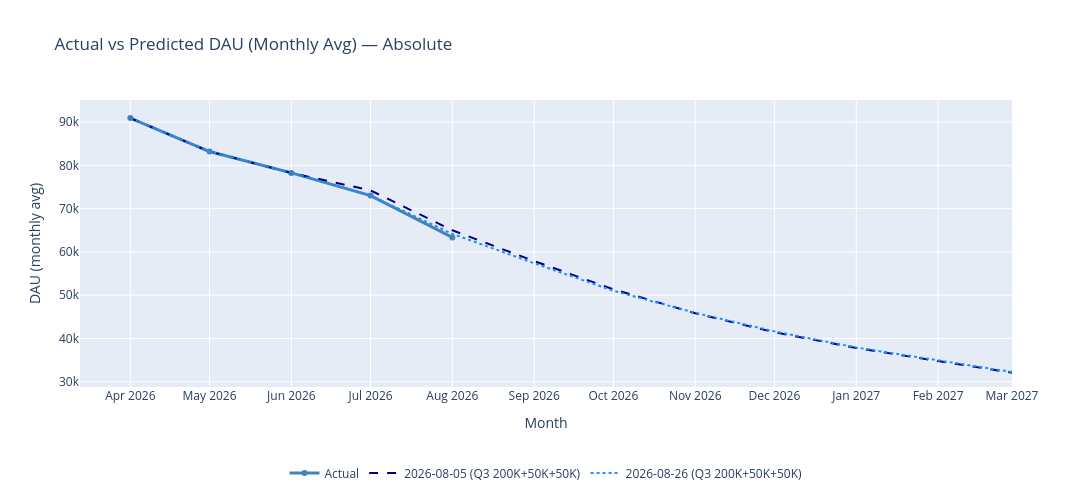
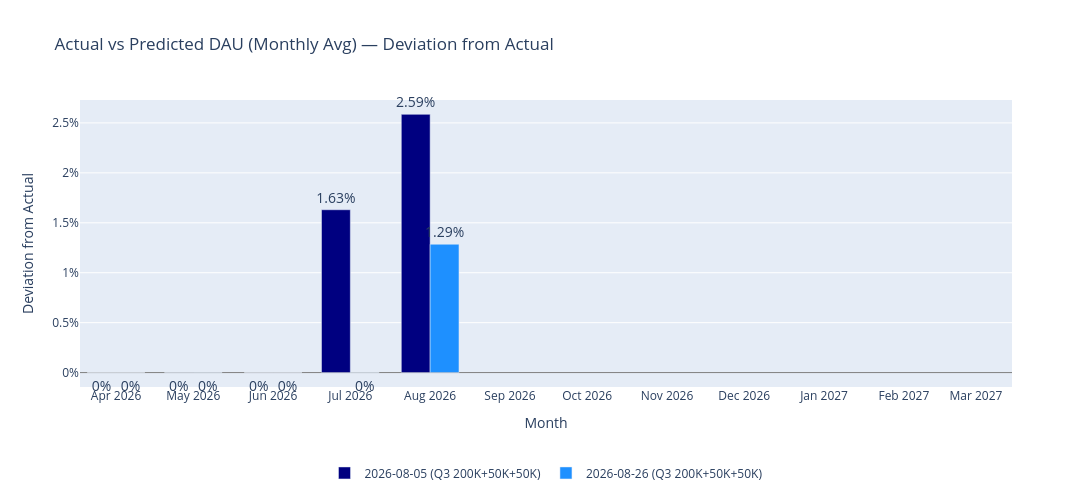

These figures' notebook cell, in order:
### Code cell
chart_actual_vs_predictions(actual_monthly_dau, prediction_series, start='2026-04-01', end='2027-03-31')

### Figure 1 — Plotly figure (JSON) as saved in the notebook; plotly's stock layout.template omitted (floating-point values rounded to 4 significant figures)
{"data": [{"hovertemplate": "Month: %{x|%Y-%m}<br>Actual: %{y:,.0f}<extra></extra>", "line": {"color": "steelblue", "width": 3}, "mode": "lines+markers", "name": "Actual", "type": "scatter", "x": ["2026-04-01T00:00:00.000000000", "2026-05-01T00:00:00.000000000", "2026-06-01T00:00:00.000000000", "2026-07-01T00:00:00.000000000", "2026-08-01T00:00:00.000000000"], "y": [90900.0, 83180.0, 78250.0, 73010.0, 63360.0]}, {"hovertemplate": "Month: %{x|%Y-%m}<br>2026-08-05 (Q3 200K+50K+50K): %{y:,.0f}<extra></extra>", "line": {"color": "navy", "dash": "dash"}, "mode": "lines", "name": "2026-08-05 (Q3 200K+50K+50K)", "type": "scatter", "x": ["2026-04-01T00:00:00.000000000", "2026-05-01T00:00:00.000000000", "2026-06-01T00:00:00.000000000", "2026-07-01T00:00:00.000000000", "2026-08-01T00:00:00.000000000", "2026-09-01T00:00:00.000000000", "2026-10-01T00:00:00.000000000", "2026-11-01T00:00:00.000000000", "2026-12-01T00:00:00.000000000", "2027-01-01T00:00:00.000000000", "2027-02-01T00:00:00.000000000", "2027-03-01T00:00:00.000000000"], "y": [90901, 83175, 78252, 74204, 64994, 57875, 51360, 45844, 41449, 37818, 34794, 32119]}, {"hovertemplate": "Month: %{x|%Y-%m}<br>2026-08-26 (Q3 200K+50K+50K): %{y:,.0f}<extra></extra>", "line": {"color": "dodgerblue", "dash": "dot"}, "mode": "lines", "name": "2026-08-26 (Q3 200K+50K+50K)", "type": "scatter", "x": ["2026-04-01T00:00:00.000000000", "2026-05-01T00:00:00.000000000", "2026-06-01T00:00:00.000000000", "2026-07-01T00:00:00.000000000", "2026-08-01T00:00:00.000000000", "2026-09-01T00:00:00.000000000", "2026-10-01T00:00:00.000000000", "2026-11-01T00:00:00.000000000", "2026-12-01T00:00:00.000000000", "2027-01-01T00:00:00.000000000", "2027-02-01T00:00:00.000000000", "2027-03-01T00:00:00.000000000"], "y": [90901, 83175, 78252, 73013, 64170, 57382, 51022, 45929, 41656, 37933, 34968, 32265]}], "layout": {"height": 500, "legend": {"orientation": "h", "x": 0.5, "xanchor": "center", "y": -0.35, "yanchor": "bottom"}, "title": {"text": "Actual vs Predicted DAU (Monthly Avg) — Absolute"}, "width": 1100, "xaxis": {"dtick": "M1", "tickformat": "%b %Y", "title": {"text": "Month"}}, "yaxis": {"title": {"text": "DAU (monthly avg)"}}}}

### Figure 2 — Plotly figure (JSON) as saved in the notebook; plotly's stock layout.template omitted (floating-point values rounded to 4 significant figures)
{"data": [{"cliponaxis": false, "constraintext": "none", "customdata": [[90900.0, 90900.0], [83180.0, 83180.0], [78250.0, 78250.0], [73010.0, 74200.0], [63360.0, 64990.0], [NaN, 57880.0], [NaN, 51360.0], [NaN, 45840.0], [NaN, 41450.0], [NaN, 37820.0], [NaN, 34790.0], [NaN, 32120.0]], "hovertemplate": "Month: %{x|%Y-%m}<br>2026-08-05 (Q3 200K+50K+50K) deviation: %{y:+.1f}%<br>Actual: %{customdata[0]:,.0f}<br>Forecast: %{customdata[1]:,.0f}<extra></extra>", "marker": {"color": "navy"}, "name": "2026-08-05 (Q3 200K+50K+50K)", "text": [-0.0, -0.0, -0.0, 1.63, 2.59, NaN, NaN, NaN, NaN, NaN, NaN, NaN], "textfont": {"size": 14}, "textposition": "outside", "texttemplate": "%{text:+.2f}%", "type": "bar", "x": ["2026-04-01T00:00:00.000000000", "2026-05-01T00:00:00.000000000", "2026-06-01T00:00:00.000000000", "2026-07-01T00:00:00.000000000", "2026-08-01T00:00:00.000000000", "2026-09-01T00:00:00.000000000", "2026-10-01T00:00:00.000000000", "2026-11-01T00:00:00.000000000", "2026-12-01T00:00:00.000000000", "2027-01-01T00:00:00.000000000", "2027-02-01T00:00:00.000000000", "2027-03-01T00:00:00.000000000"], "y": [-0.00022, -0.0005817, -0.0001278, 1.631, 2.586, NaN, NaN, NaN, NaN, NaN, NaN, NaN]}, {"cliponaxis": false, "constraintext": "none", "customdata": [[90900.0, 90900.0], [83180.0, 83180.0], [78250.0, 78250.0], [73010.0, 73010.0], [63360.0, 64170.0], [NaN, 57380.0], [NaN, 51020.0], [NaN, 45930.0], [NaN, 41660.0], [NaN, 37930.0], [NaN, 34970.0], [NaN, 32260.0]], "hovertemplate": "Month: %{x|%Y-%m}<br>2026-08-26 (Q3 200K+50K+50K) deviation: %{y:+.1f}%<br>Actual: %{customdata[0]:,.0f}<br>Forecast: %{customdata[1]:,.0f}<extra></extra>", "marker": {"color": "dodgerblue"}, "name": "2026-08-26 (Q3 200K+50K+50K)", "text": [-0.0, -0.0, -0.0, -0.0, 1.29, NaN, NaN, NaN, NaN, NaN, NaN, NaN], "textfont": {"size": 14}, "textposition": "outside", "texttemplate": "%{text:+.2f}%", "type": "bar", "x": ["2026-04-01T00:00:00.000000000", "2026-05-01T00:00:00.000000000", "2026-06-01T00:00:00.000000000", "2026-07-01T00:00:00.000000000", "2026-08-01T00:00:00.000000000", "2026-09-01T00:00:00.000000000", "2026-10-01T00:00:00.000000000", "2026-11-01T00:00:00.000000000", "2026-12-01T00:00:00.000000000", "2027-01-01T00:00:00.000000000", "2027-02-01T00:00:00.000000000", "2027-03-01T00:00:00.000000000"], "y": [-0.00022, -0.0005817, -0.0001278, -0.000486, 1.285, NaN, NaN, NaN, NaN, NaN, NaN, NaN]}], "layout": {"barmode": "group", "height": 500, "legend": {"orientation": "h", "x": 0.5, "xanchor": "center", "y": -0.35, "yanchor": "bottom"}, "title": {"text": "Actual vs Predicted DAU (Monthly Avg) — Deviation from Actual"}, "width": 1100, "xaxis": {"dtick": "M1", "tickformat": "%b %Y", "title": {"text": "Month"}}, "yaxis": {"ticksuffix": "%", "title": {"text": "Deviation from Actual"}, "zeroline": true, "zerolinecolor": "grey", "zerolinewidth": 1}}}
